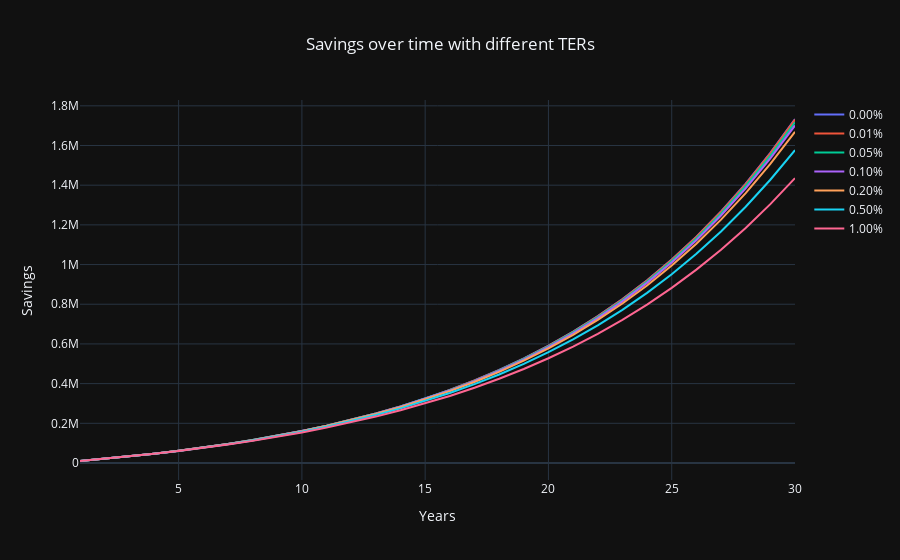

Here is the notebook cell this chart was saved with:
### Markdown cell above
Let's simulate different ters of investment

### Code cell
# Every year we deposit 10000 EUR in the account for 30 years
# Then, each year we compute the total savings in the account
ters = [0, 0.0001, 0.0005, 0.001, 0.002, 0.005, 0.01]
years = [x for x in range(1, 31)]
deposit = 10000

print(f'Total deposit: {deposit * len(years) / 1e3}K EUR')
# Plot results
fig = go.Figure()
for ter in ters:
    savings = 0
    ter_savings = []
    for year in years:
        savings = savings * (1 + avg_returns - ter) + deposit
        ter_savings.append(savings)
    fig.add_trace(go.Scatter(x=years, y=ter_savings, mode='lines', name=f'{ter:.2%}'))
    print(f'Gains with {ter:.2%} TER: {ter_savings[-1] / (deposit * len(years)):.2%} | Savings after 30 years: {ter_savings[-1]/1e6:.3f}M EUR')

fig.update_layout(title='Savings over time with different TERs', xaxis_title='Years', yaxis_title='Savings', template='plotly_dark')
fig.update_layout(title_x=0.5)
pio.write_image(fig, 'output/ter_comparison.svg')
fig.show()
